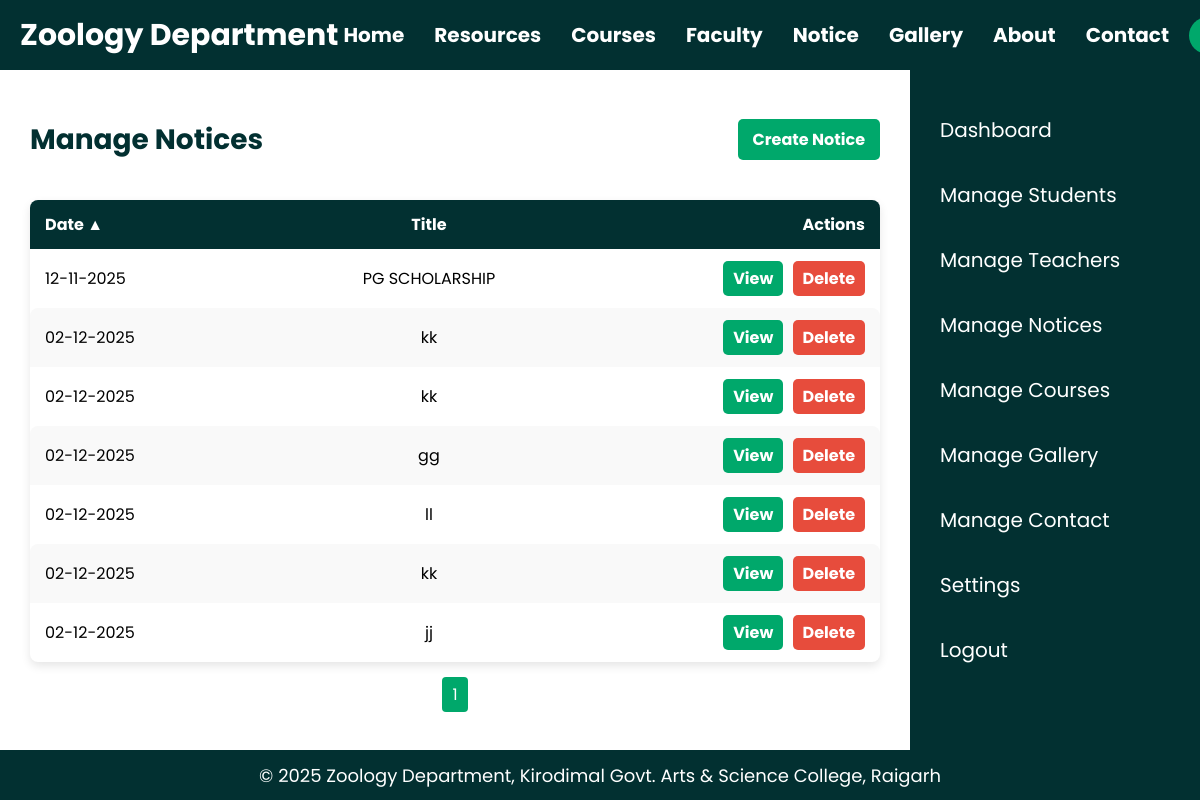
Page /manage_notices.php?sort=date&order=ASC (signed in) on the committed database.
### tables this page shows
CREATE TABLE IF NOT EXISTS `notices` (
  `id` int NOT NULL AUTO_INCREMENT,
  `title` varchar(255) NOT NULL,
  `file_path` varchar(255) NOT NULL,
  `date` datetime DEFAULT CURRENT_TIMESTAMP,
  PRIMARY KEY (`id`)
);

### manage_notices.php (the view, shortened to what this page needs)
<?php
include 'header.php';
$is_admin = isset($_SESSION['role']) && $_SESSION['role'] === 'admin';
$sort_by = isset($_GET['sort']) ? $_GET['sort'] : 'date';
$order = isset($_GET['order']) ? $_GET['order'] : 'DESC';
$order = strtoupper($order) === 'ASC' ? 'ASC' : 'DESC';
$limit = 10;
$page = isset($_GET['page']) ? max(1, intval($_GET['page'])) : 1;
$offset = ($page - 1) * $limit;
$total_result = mysqli_query($conn, "SELECT COUNT(*) AS total FROM notices");
$total_row = mysqli_fetch_assoc($total_result);
$total_pages = ceil($total_row['total'] / $limit);
$query = "SELECT * FROM notices ORDER BY $sort_by $order LIMIT $limit OFFSET $offset";
$result = mysqli_query($conn, $query);
$arrow_up = "&#9650;";
$arrow_down = "&#9660;";
?>
<main class="manage-notice-view">
    <?php if($is_admin) include 'admin_sidebar.php'; ?>
    <div class="<?php echo $is_admin ? 'manage-notice-content' : 'public-content'; ?>">
        <div class="manage-notice-row">
            <h1 class="manage-notice-title">Manage Notices</h1>
            <?php if($is_admin): ?>
                <a href="create_notice.php" class="add-button">Create Notice</a>
            <?php endif; ?>
        </div>
        <table>
            <thead>
                <tr>
                    <th>
                        <a href="?sort=date&order=<?php echo $sort_by=='date' && $order=='ASC'?'DESC':'ASC'; ?>">
                            Date <?php if($sort_by=='date') echo $order=='ASC'?$arrow_up:$arrow_down; ?>
                        </a>
                    </th>
                    <th>
                        <a href="?sort=title&order=<?php echo $sort_by=='title' && $order=='ASC'?'DESC':'ASC'; ?>">
                            Title <?php if($sort_by=='title') echo $order=='ASC'?$arrow_up:$arrow_down; ?>
                        </a>
                    </th>
                    <th>Actions</th>
                </tr>
            </thead>
            <tbody>
                <?php while($row = mysqli_fetch_assoc($result)): ?>
                    <tr>
                        <td><?php echo date('d-m-Y', strtotime($row['date'])); ?></td>
                        <td><?php echo htmlspecialchars($row['title']); ?></td>
                        <td class="actions-cell">
                            <a href="<?php echo $row['file_path']; ?>" target="_blank" class="edit">View</a>
                            <?php if($is_admin): ?>
                                <a href="delete_notice.php?id=<?php echo $row['id']; ?>" class="delete">Delete</a>
                            <?php endif; ?>
                        </td>
                    </tr>
                <?php endwhile; ?>
            </tbody>
        </table>
        <div class="pagination">
            <?php for($p=1; $p<=$total_pages; $p++): ?>
                <a href="?page=<?php echo $p ?>&sort=<?php echo $sort_by ?>&order=<?php echo $order ?>" class="page-link <?php if($page==$p) echo 'active'; ?>"><?php echo $p ?></a>
            <?php endfor; ?>
        </div>
    </div>
</main>
<?php include 'footer.php'; ?>

### rows in the picture
notices: date "12-11-2025", title "PG SCHOLARSHIP"
notices: date "02-12-2025", title "kk"
notices: date "02-12-2025", title "kk"
notices: date "02-12-2025", title "gg"
notices: date "02-12-2025", title "ll"
notices: date "02-12-2025", title "kk"
notices: date "02-12-2025", title "jj"

### other values in the picture
$arrow_up "▲"
